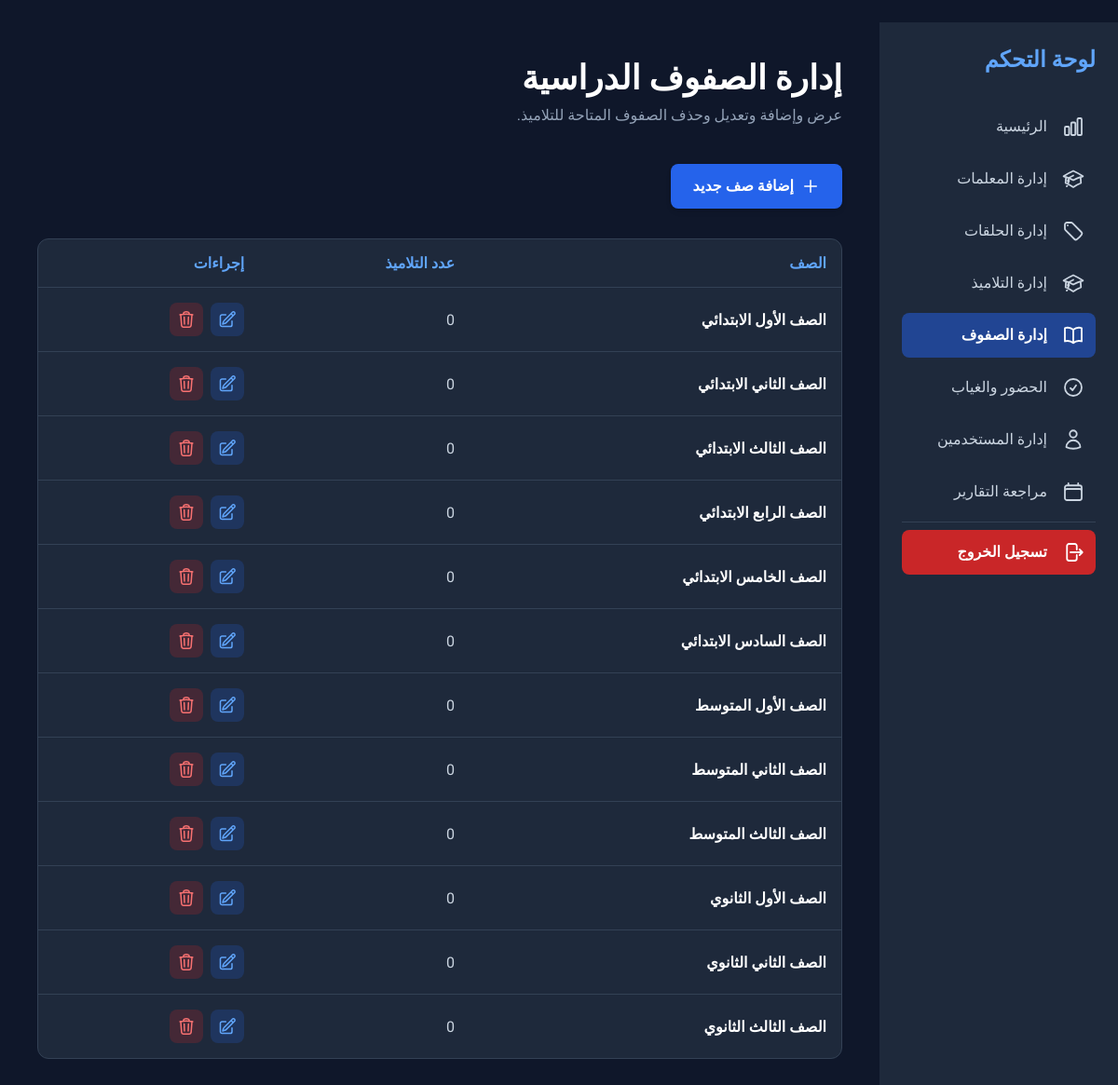
/student/grade/manage/ (signed in), run on the app's committed database.
### students/models.py (models this page shows, shortened)
class Grade(models.Model):
    name=models.CharField(max_length=50)

### students/views.py (the view)
# urls.py: path('grade/manage/',superuser_required(SUGradeList.as_view()),name='grade_manage'),
class SUGradeList(ListView):
    template_name='administration/grades_manage.html'
    model=Grade
    context_object_name='grades'
    def get_queryset(self):
        return Grade.objects.all().order_by('id')

### templates/administration/grades_manage.html (shortened to what this page needs)
﻿{% extends 'administration/s_base.html' %} {% load static %}
{% block content %}
<main class="p-6 md:p-10">
    <header class="hidden md:block mb-10">
        <h1 class="text-3xl md:text-4xl font-black text-white">إدارة الصفوف الدراسية</h1>
        <p class="text-slate-400 mt-2">عرض وإضافة وتعديل وحذف الصفوف المتاحة للتلاميذ.</p>
    </header>
    <div class="flex flex-col md:flex-row md:justify-between md:items-center mb-8 gap-4">
        <a href="{% url 'students:grade_add_su' %}" class="w-full md:w-auto bg-blue-600 text-white px-6 py-3 rounded-lg font-bold hover:bg-blue-700 transition duration-300 shadow-md text-center flex items-center justify-center gap-2">
            {% include 'partials/icons/plus.svg' with icon_class='h-5 w-5' only %}
            إضافة صف جديد
        </a>
    </div>
    <div class="bg-slate-800 rounded-xl border border-slate-700 overflow-x-auto hidden md:block">
        <table class="w-full text-right">
            <thead class="border-b border-slate-700">
                <tr>
                    <th class="p-4 text-blue-400 font-semibold">الصف</th>
                    <th class="p-4 text-blue-400 font-semibold">عدد التلاميذ</th>
                    <th class="p-4 text-blue-400 font-semibold">إجراءات</th>
                </tr>
            </thead>
            <tbody class="divide-y divide-slate-700">
                {% for grade in grades %}
                <tr>
                    <td class="p-4 text-white font-semibold">{{ grade.name }}</td>
                    <td class="p-4 text-slate-300">{{ grade.student_set.count }}</td>
                    <td class="p-4">
                        <div class="flex items-center gap-2">
                            <a href="{% url 'students:grade_edit_su' grade.id %}" aria-label="تعديل الصف" title="تعديل" class="p-2 rounded-lg bg-blue-600/20 text-blue-400 hover:bg-blue-600/40 transition">
                                {% include 'partials/icons/pencil-square.svg' with icon_class='h-5 w-5' only %}
                            </a>
                            <a href="{% url 'students:grade_delete_su' grade.id %}" aria-label="حذف الصف" title="حذف" class="p-2 rounded-lg bg-red-600/20 text-red-400 hover:bg-red-600/40 transition">
                                {% include 'partials/icons/trash.svg' with icon_class='h-5 w-5' only %}
                            </a>
                        </div>
                    </td>
                </tr>
                {% empty %}
                <tr>
                    <td colspan="3" class="p-0">
                        {% include 'partials/_empty_state.html' with title='لا توجد صفوف دراسية' subtitle='أضف أول صف دراسي للبدء.' icon='partials/icons/book-open.svg' %}
                    </td>
                </tr>
                {% endfor %}
            </tbody>
        </table>
    </div>
</main>
{% endblock %}

### templates/partials/icons/pencil-square.svg
<svg xmlns="http://www.w3.org/2000/svg" fill="none" viewBox="0 0 24 24" stroke-width="1.8" stroke="currentColor" aria-hidden="true" class="{{ icon_class|default:'h-6 w-6' }}">
  <path stroke-linecap="round" stroke-linejoin="round" d="M16.862 4.487l1.687-1.688a1.875 1.875 0 112.652 2.652L10.582 16.07a4.5 4.5 0 01-1.897 1.13L6 18l.8-2.685a4.5 4.5 0 011.13-1.897l8.932-8.931zm0 0L19.5 7.125M18 14v4.75A2.25 2.25 0 0115.75 21H5.25A2.25 2.25 0 013 18.75V8.25A2.25 2.25 0 015.25 6H10" />
</svg>

### templates/partials/icons/trash.svg
<svg xmlns="http://www.w3.org/2000/svg" fill="none" viewBox="0 0 24 24" stroke-width="1.8" stroke="currentColor" aria-hidden="true" class="{{ icon_class|default:'h-6 w-6' }}">
  <path stroke-linecap="round" stroke-linejoin="round" d="M14.74 9l-.346 9m-4.788 0L9.26 9m9.968-3.21c.342.052.682.107 1.022.166m-1.022-.165L18.16 19.673a2.25 2.25 0 01-2.244 2.077H8.084a2.25 2.25 0 01-2.244-2.077L4.772 5.79m14.456 0a48.108 48.108 0 00-3.478-.397m-12 .562c.34-.059.68-.114 1.022-.165m0 0a48.11 48.11 0 013.478-.397m7.5 0v-.916c0-1.18-.91-2.164-2.09-2.201a51.964 51.964 0 00-3.32 0c-1.18.037-2.09 1.022-2.09 2.201v.916m7.5 0a48.667 48.667 0 00-7.5 0" />
</svg>

### data on the page
Grade: name "الصف الأول الابتدائي", student_set.count "0"
Grade: name "الصف الثاني الابتدائي", student_set.count "0"
Grade: name "الصف الثالث الابتدائي", student_set.count "0"
Grade: name "الصف الرابع الابتدائي", student_set.count "0"
Grade: name "الصف الخامس الابتدائي", student_set.count "0"
Grade: name "الصف السادس الابتدائي", student_set.count "0"
Grade: name "الصف الأول المتوسط", student_set.count "0"
Grade: name "الصف الثاني المتوسط", student_set.count "0"
Grade: name "الصف الثالث المتوسط", student_set.count "0"
Grade: name "الصف الأول الثانوي", student_set.count "0"
Grade: name "الصف الثاني الثانوي", student_set.count "0"
Grade: name "الصف الثالث الثانوي", student_set.count "0"

### other printed values
{{ label }} "الرئيسية إدارة المعلمات إدارة الحلقات إدارة التلاميذ إدارة الصفوف الحضور والغياب إدارة المستخدمين مراجعة التقارير تسجيل الخروج"
